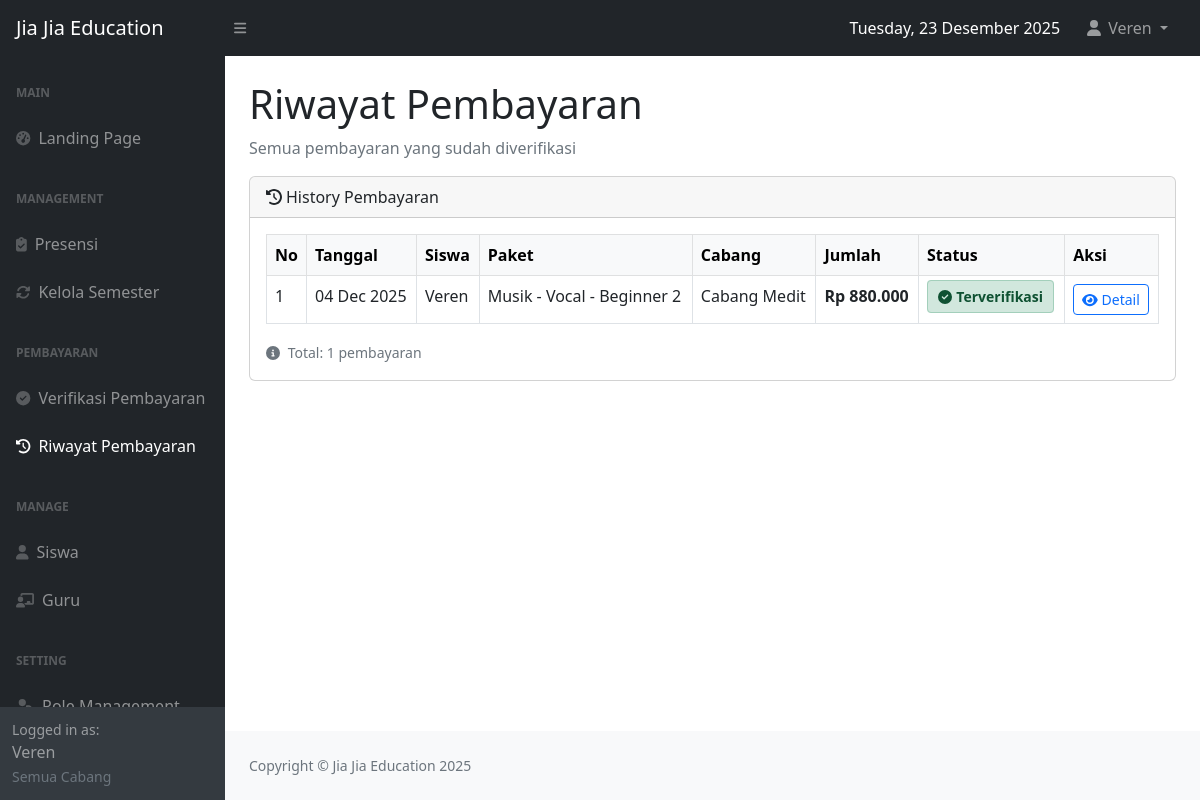
Page /riwayat_pembayaran.php (signed in) on the committed database.
### tables this page shows
CREATE TABLE `pembayaran` (
  `pembayaran_id` int(11) NOT NULL,
  `siswa_id` int(11) NOT NULL,
  `datales_id` int(11) NOT NULL,
  `bulan_ke` int(11) DEFAULT NULL COMMENT 'Pembayaran untuk bulan ke berapa (1-6)',
  `semester_ke` int(11) DEFAULT 1,
  `tahun_ajaran` varchar(20) DEFAULT NULL,
  `periode_bulan` varchar(20) DEFAULT NULL COMMENT 'Contoh: Januari 2025',
  `tanggal_transfer` date DEFAULT NULL,
  `jumlah_bayar` decimal(10,2) NOT NULL,
  `bukti_transfer` varchar(255) DEFAULT NULL COMMENT 'Path file bukti transfer',
  `status_pembayaran` enum('waiting_verification','verified','rejected') DEFAULT 'waiting_verification',
  `is_archived` tinyint(1) DEFAULT 0,
  `total_pertemuan` int(11) NOT NULL DEFAULT 4
);

CREATE TABLE `siswa` (
  `siswa_id` int(11) NOT NULL,
  `name` varchar(255) NOT NULL,
  `username` varchar(50) DEFAULT NULL,
  `password` varchar(255) DEFAULT NULL,
  `jenis_kelamin` enum('P','L') NOT NULL,
  `tanggal_lahir` date NOT NULL,
  `cabang_id` int(11) NOT NULL,
  `asal_sekolah` varchar(255) NOT NULL,
  `nama_orangtua` varchar(100) DEFAULT NULL,
  `no_telp` varchar(20) DEFAULT NULL,
  `status` enum('aktif','nonaktif','cuti') NOT NULL,
  `created_at` datetime NOT NULL
);

### check_login.php (called while the page is built, shortened)
<?php
function getUserFullName() {
    return $_SESSION['full_name'] ?? 'User';
}
function getUserRoleId() {
    return isset($_SESSION['role_id']) ? (int) $_SESSION['role_id'] : 0;
}
?>

### riwayat_pembayaran.php (the view, shortened to what this page needs)
<?php
require 'check_login.php';
require 'config.php';
$current_user_name = getUserFullName();
$current_user_role_id = getUserRoleId();
$current_user_cabang_name = $_SESSION['cabang_name'] ?? '';
$pembayaran_list = [];
try {
    if ($current_user_role_id == 1) {
        $stmt = $conn->prepare("
            SELECT
                p.*,
                s.name as nama_siswa,
                COALESCE(CONCAT(jl.name, ' - ', tl.name, ' - ', jt.nama_jenistingkat), 'Paket tidak ditemukan') as nama_paket,
                COALESCE(c.nama_cabang, '-') as nama_cabang,
                COALESCE(tl.jumlahpertemuan, 0) as total_pertemuan
            FROM pembayaran p
            INNER JOIN siswa s ON p.siswa_id = s.siswa_id
            LEFT JOIN datales d ON p.datales_id = d.datales_id
            LEFT JOIN jenistingkat jt ON d.jenistingkat_id = jt.jenistingkat_id
            LEFT JOIN tipeles tl ON jt.tipeles_id = tl.tipeles_id
            LEFT JOIN jenisles jl ON tl.jenisles_id = jl.jenisles_id
            LEFT JOIN cabang c ON s.cabang_id = c.cabang_id
            WHERE p.status_pembayaran = 'verified'
            ORDER BY p.is_archived ASC, p.pembayaran_id DESC
        ");
        $stmt->execute();
    }
    if (isset($stmt)) {
        $result = $stmt->get_result();
        while ($row = $result->fetch_assoc()) {
            $pembayaran_list[] = $row;
        }
    }
} catch (Exception $e) {
    error_log("Error: " . $e->getMessage());
}
?>
<!DOCTYPE html>
<html lang="en">
<head>
    <link href="css/styles.css" rel="stylesheet" />
</head>
<body class="sb-nav-fixed">
    <nav class="sb-topnav navbar navbar-expand navbar-dark bg-dark">
        <a class="navbar-brand ps-3" href="index.php">Jia Jia Education</a>
        <button class="btn btn-link btn-sm order-1 order-lg-0 me-4 me-lg-0" id="sidebarToggle"><i class="fas fa-bars"></i></button>
        <ul class="navbar-nav ms-auto ms-md-0 me-3 me-lg-4">
            <li class="nav-item d-none d-md-flex align-items-center me-3">
                 <span class="text-white">
                    <?php
                    $hari = ['Sunday', 'Monday', 'Tuesday', 'Wednesday', 'Thursday', 'Friday', 'Saturday'];
                    $bulan = ['', 'Januari', 'Februari', 'Maret', 'April', 'Mei', 'Juni',
                            'Juli', 'Agustus', 'September', 'Oktober', 'November', 'Desember'];
                    $date = new DateTime();
                    echo $hari[$date->format('w')] . ', ' .
                        $date->format('d') . ' ' .
                        $bulan[(int)$date->format('n')] . ' ' .
                        $date->format('Y');
                    ?>
                </span>
            </li>
            <li class="nav-item dropdown">
                <a class="nav-link dropdown-toggle" id="navbarDropdown" href="#" role="button" data-bs-toggle="dropdown" aria-expanded="false">
                    <i class="fas fa-user fa-fw"></i> <?php echo htmlspecialchars($current_user_name); ?>
                </a>
            </li>
        </ul>
    </nav>
    <div id="layoutSidenav">
        <div id="layoutSidenav_nav">
            <nav class="sb-sidenav accordion sb-sidenav-dark">
                <div class="sb-sidenav-menu">
                    <div class="nav">
                        <div class="sb-sidenav-menu-heading">Main</div>
                        <a class="nav-link" href="index.php">
                            <div class="sb-nav-link-icon"><i class="fas fa-tachometer-alt"></i></div>
                            Landing Page
                        </a>
                        <?php if ($current_user_role_id <= 2): ?>
                        <div class="sb-sidenav-menu-heading">Management</div>
                        <a class="nav-link" href="absensi.php">
                            <div class="sb-nav-link-icon"><i class="fas fa-clipboard-check"></i></div>
                            Presensi
                        </a>
                        <a class="nav-link" href="kelola_semester.php">
                            <div class="sb-nav-link-icon"><i class="fas fa-sync-alt"></i></div>
                            Kelola Semester
                        </a>
                        <?php endif; ?>
                        <div class="sb-sidenav-menu-heading">Pembayaran</div>
                        <?php if ($current_user_role_id == 1): ?>
                        <a class="nav-link" href="verifikasi_pembayaran.php">
                            <div class="sb-nav-link-icon"><i class="fas fa-check-circle"></i></div>
                            Verifikasi Pembayaran
                        </a>
                        <?php endif; ?>
                        <a class="nav-link active" href="riwayat_pembayaran.php">
                            <div class="sb-nav-link-icon"><i class="fas fa-history"></i></div>
                            Riwayat Pembayaran
                        </a>
                        <?php if ($current_user_role_id <= 2): ?>
                        <div class="sb-sidenav-menu-heading">Manage</div>
                        <a class="nav-link" href="siswa.php">
                            <div class="sb-nav-link-icon"><i class="fas fa-user"></i></div>
                            Siswa
                        </a>
                        <a class="nav-link" href="guru.php">
                            <div class="sb-nav-link-icon"><i class="fas fa-chalkboard-teacher"></i></div>
                            Guru
                        </a>
                        <?php endif; ?>
                        <?php if ($current_user_role_id == 1): ?>
                        <div class="sb-sidenav-menu-heading">Setting</div>
                        <a class="nav-link" href="role.php">
                            <div class="sb-nav-link-icon"><i class="fas fa-user-tag"></i></div>
                            Role Management
                        </a>
                        <?php endif; ?>
                    </div>
                </div>
                <div class="sb-sidenav-footer">
                    <div class="small">Logged in as:</div>
                    <?php echo htmlspecialchars($current_user_name); ?><br>
                    <small class="text-muted"><?php echo htmlspecialchars($current_user_cabang_name); ?></small>
                </div>
            </nav>
        </div>
        <div id="layoutSidenav_content">
            <main>
                <div class="container-fluid px-4">
                    <h1 class="mt-4">Riwayat Pembayaran</h1>
                    <?php if ($current_user_role_id == 1): ?>
                    <p class="text-muted">Semua pembayaran yang sudah diverifikasi</p>
                    <?php else: ?>
                    <p class="text-muted">Riwayat pembayaran Anda</p>
                    <?php endif; ?>
                    <div class="card mb-4">
                        <div class="card-header d-flex justify-content-between align-items-center">
                            <span><i class="fas fa-history me-1"></i>History Pembayaran</span>
                        </div>
                        <div class="card-body">
                            <?php if (empty($pembayaran_list)): ?>
                            <div class="alert alert-info text-center">
                                <i class="fas fa-info-circle me-2"></i>
                                <?php if ($current_user_role_id == 1): ?>
                                Belum ada pembayaran yang diverifikasi.
                                <?php else: ?>
                                Belum ada riwayat pembayaran. <a href="pembayaran.php">Upload pembayaran pertama!</a>
                                <?php endif; ?>
                            </div>
                            <?php else: ?>
                            <div class="table-responsive">
                                <table class="table table-bordered table-hover">
                                    <thead class="table-light">
                                        <tr>
                                            <th width="40">No</th>
                                            <th>Tanggal</th>
                                            <?php if ($current_user_role_id == 1): ?>
                                            <th>Siswa</th>
                                            <?php endif; ?>
                                            <th>Paket</th>
                                            <th>Cabang</th>
                                            <th>Jumlah</th>
                                            <th>Status</th>
                                            <th>Aksi</th>
                                        </tr>
                                    </thead>
                                    <tbody>
                                        <?php foreach ($pembayaran_list as $i => $item): ?>
                                        <tr>
                                            <td><?php echo $i + 1; ?></td>
                                            <td><?php echo !empty($item['tanggal_transfer']) ? date('d M Y', strtotime($item['tanggal_transfer'])) : '-'; ?></td>
                                            <?php if ($current_user_role_id == 1): ?>
                                            <td><?php echo htmlspecialchars($item['nama_siswa']); ?></td>
                                            <?php endif; ?>
                                            <td><?php echo htmlspecialchars($item['nama_paket']); ?></td>
                                            <td><?php echo htmlspecialchars($item['nama_cabang']); ?></td>
                                            <td class="fw-bold">Rp <?php echo number_format($item['jumlah_bayar'], 0, ',', '.'); ?></td>
                                            <td>
                                                <?php if ($item['status_pembayaran'] === 'waiting_verification'): ?>
                                                <span class="status-badge status-waiting">
                                                    <i class="fas fa-clock me-1"></i>Menunggu
                                                </span>
                                                <?php elseif ($item['status_pembayaran'] === 'verified'): ?>
                                                <span class="status-badge status-verified">
                                                    <i class="fas fa-check-circle me-1"></i>Terverifikasi
                                                </span>
                                                <?php else: ?>
                                                <span class="status-badge status-rejected">
                                                    <i class="fas fa-times-circle me-1"></i>Ditolak
                                                </span>
                                                <?php endif; ?>
                                            </td>
                                            <td>
                                                <button class="btn btn-sm btn-outline-primary"
                                                        onclick="viewDetail(<?php echo htmlspecialchars(json_encode($item)); ?>)">
                                                    <i class="fas fa-eye"></i> Detail
                                                </button>
                                            </td>
                                        </tr>
                                        <?php endforeach; ?>
                                    </tbody>
                                </table>
                            </div>
                            <small class="text-muted">
                                <i class="fas fa-info-circle me-1"></i>
                                Total: <?php echo count($pembayaran_list); ?> pembayaran
                            </small>
                            <?php endif; ?>
                        </div>
                    </div>
                </div>
            </main>
            <footer class="py-4 bg-light mt-auto">
                <div class="container-fluid px-4">
                    <div class="text-muted small">Copyright &copy; Jia Jia Education <?php echo date('Y'); ?></div>
                </div>
            </footer>
        </div>
    </div>
</body>
</html>

### riwayat_pembayaran.php (style rules this page uses)
.status-badge { padding: 0.35rem 0.65rem; border-radius: 0.25rem; font-weight: 600; font-size: 0.875rem; }
.status-verified { background-color: #d1e7dd; color: #0f5132; border: 1px solid #a3cfbb; }

### rows in the picture
pembayaran: tanggal_transfer "04 Dec 2025", siswa.name "Veren", nama_paket "Musik - Vocal - Beginner 2", nama_cabang "Cabang Medit", jumlah_bayar "880.000", status_pembayaran "verified" (drawn)

### other values in the picture
$current_user_name "Veren"
$current_user_cabang_name "Semua Cabang"
count($pembayaran_list) "1"
